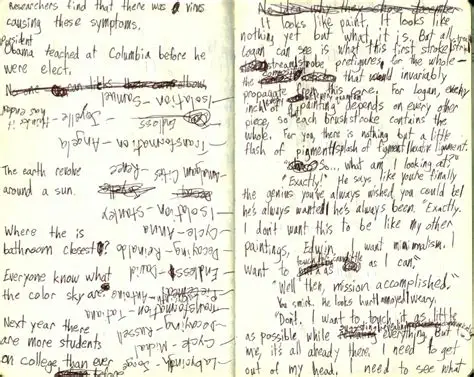
#> input picture handwritten.jpg, 474 x 377 px, found by its file name
$ python adaptive_threshold.py
#> lines starting #> are read from the running program, lines starting #| are printed output that depends on the picture
import os
import cv2

img = cv2.imread(os.path.join('.','handwritten.jpg'))
#> img is the input picture: shape (377, 474, 3); mean B, G, R 216.2, 228.9, 229.7

img_gray = cv2.cvtColor(img, cv2.COLOR_BGR2GRAY)
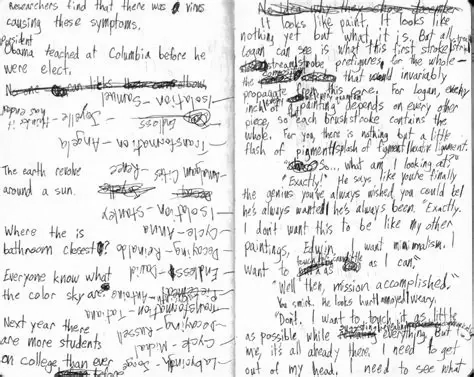
#> img_gray: shape (377, 474); min 0, max 255, mean 227.7

adaptive_thresh = cv2.adaptiveThreshold(img_gray, 255, cv2.ADAPTIVE_THRESH_GAUSSIAN_C, cv2.THRESH_BINARY, 21, 30)
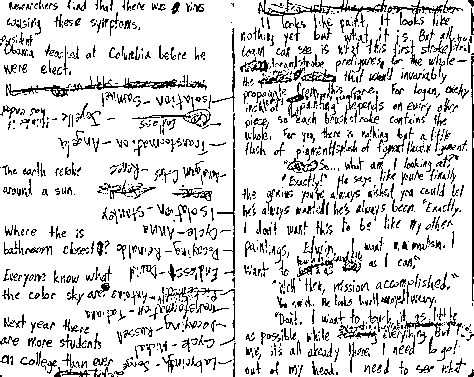
#> adaptive_thresh: shape (377, 474); 84.5% white; black in thin lines or dots

ret, simple_thresh = cv2.threshold(img_gray, 80, 225, cv2.THRESH_BINARY)
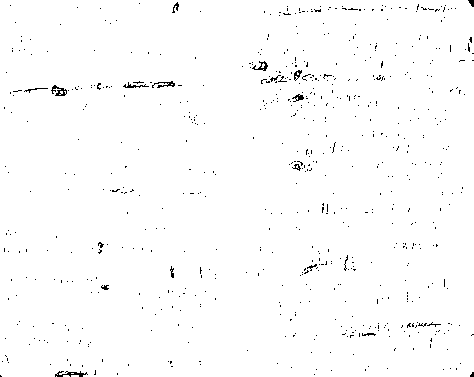
#> simple_thresh: shape (377, 474); values 0 (black) and 225 (white), 98.8% white; black in thin lines or dots


cv2.imshow('img', img)
cv2.imshow('adaptive_thresh', adaptive_thresh)
cv2.imshow('simple_thresh', simple_thresh)
cv2.waitKey(0)
